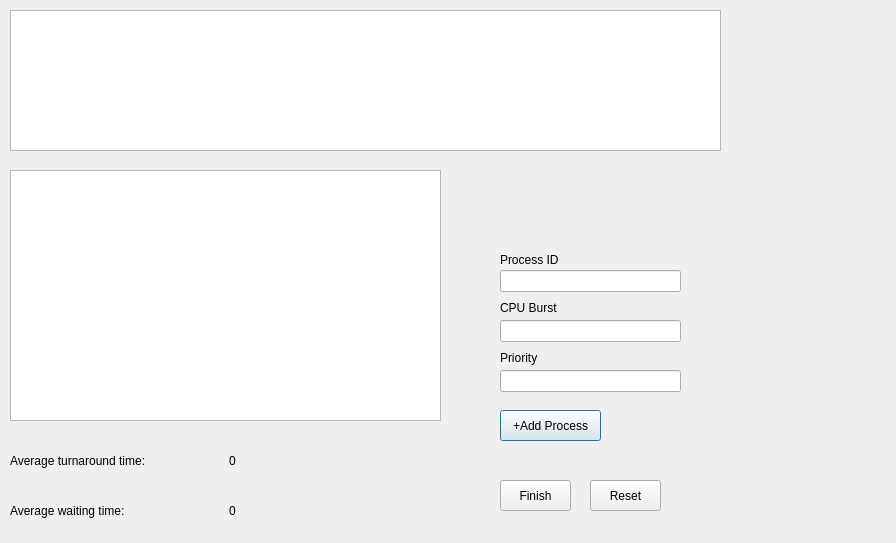
<?xml version="1.0" encoding="UTF-8"?>
<ui version="4.0">
 <class>SecondWindow</class>
 <widget class="QDialog" name="SecondWindow">
  <property name="geometry">
   <rect>
    <x>0</x>
    <y>0</y>
    <width>896</width>
    <height>543</height>
   </rect>
  </property>
  <property name="windowTitle">
   <string>Dialog</string>
  </property>
  <widget class="QPushButton" name="addProcessButton">
   <property name="geometry">
    <rect>
     <x>500</x>
     <y>410</y>
     <width>101</width>
     <height>31</height>
    </rect>
   </property>
   <property name="text">
    <string>+Add Process</string>
   </property>
  </widget>
  <widget class="QLineEdit" name="Process_ID">
   <property name="geometry">
    <rect>
     <x>500</x>
     <y>270</y>
     <width>181</width>
     <height>22</height>
    </rect>
   </property>
  </widget>
  <widget class="QLineEdit" name="Process_Priority">
   <property name="geometry">
    <rect>
     <x>500</x>
     <y>370</y>
     <width>181</width>
     <height>22</height>
    </rect>
   </property>
  </widget>
  <widget class="QLineEdit" name="Process_Burst">
   <property name="geometry">
    <rect>
     <x>500</x>
     <y>320</y>
     <width>181</width>
     <height>22</height>
    </rect>
   </property>
  </widget>
  <widget class="QLabel" name="label_ID">
   <property name="geometry">
    <rect>
     <x>500</x>
     <y>250</y>
     <width>61</width>
     <height>20</height>
    </rect>
   </property>
   <property name="text">
    <string>Process ID</string>
   </property>
  </widget>
  <widget class="QLabel" name="label_Burst">
   <property name="geometry">
    <rect>
     <x>500</x>
     <y>300</y>
     <width>91</width>
     <height>16</height>
    </rect>
   </property>
   <property name="text">
    <string>CPU Burst</string>
   </property>
  </widget>
  <widget class="QLabel" name="label_Priority">
   <property name="geometry">
    <rect>
     <x>500</x>
     <y>350</y>
     <width>49</width>
     <height>16</height>
    </rect>
   </property>
   <property name="text">
    <string>Priority</string>
   </property>
  </widget>
  <widget class="QTableWidget" name="liveTable">
   <property name="geometry">
    <rect>
     <x>10</x>
     <y>170</y>
     <width>431</width>
     <height>251</height>
    </rect>
   </property>
  </widget>
  <widget class="QGraphicsView" name="graphicsView">
   <property name="geometry">
    <rect>
     <x>10</x>
     <y>10</y>
     <width>711</width>
     <height>141</height>
    </rect>
   </property>
  </widget>
  <widget class="QWidget" name="horizontalLayoutWidget">
   <property name="geometry">
    <rect>
     <x>10</x>
     <y>440</y>
     <width>431</width>
     <height>41</height>
    </rect>
   </property>
   <layout class="QHBoxLayout" name="horizontalLayout">
    <item>
     <widget class="QLabel" name="label_ID_2">
      <property name="text">
       <string>Average turnaround time:</string>
      </property>
     </widget>
    </item>
    <item>
     <widget class="QLabel" name="labelWaiting">
      <property name="text">
       <string>0</string>
      </property>
     </widget>
    </item>
   </layout>
  </widget>
  <widget class="QWidget" name="horizontalLayoutWidget_2">
   <property name="geometry">
    <rect>
     <x>10</x>
     <y>490</y>
     <width>431</width>
     <height>41</height>
    </rect>
   </property>
   <layout class="QHBoxLayout" name="horizontalLayout_2">
    <item>
     <widget class="QLabel" name="label_ID_4">
      <property name="text">
       <string>Average waiting time:</string>
      </property>
     </widget>
    </item>
    <item>
     <widget class="QLabel" name="labelTurnaround">
      <property name="text">
       <string>0</string>
      </property>
     </widget>
    </item>
   </layout>
  </widget>
  <widget class="QPushButton" name="finishButton">
   <property name="geometry">
    <rect>
     <x>500</x>
     <y>480</y>
     <width>71</width>
     <height>31</height>
    </rect>
   </property>
   <property name="text">
    <string>Finish</string>
   </property>
  </widget>
  <widget class="QPushButton" name="resetButton">
   <property name="geometry">
    <rect>
     <x>590</x>
     <y>480</y>
     <width>71</width>
     <height>31</height>
    </rect>
   </property>
   <property name="text">
    <string>Reset</string>
   </property>
  </widget>
 </widget>
 <resources/>
 <connections/>
</ui>
